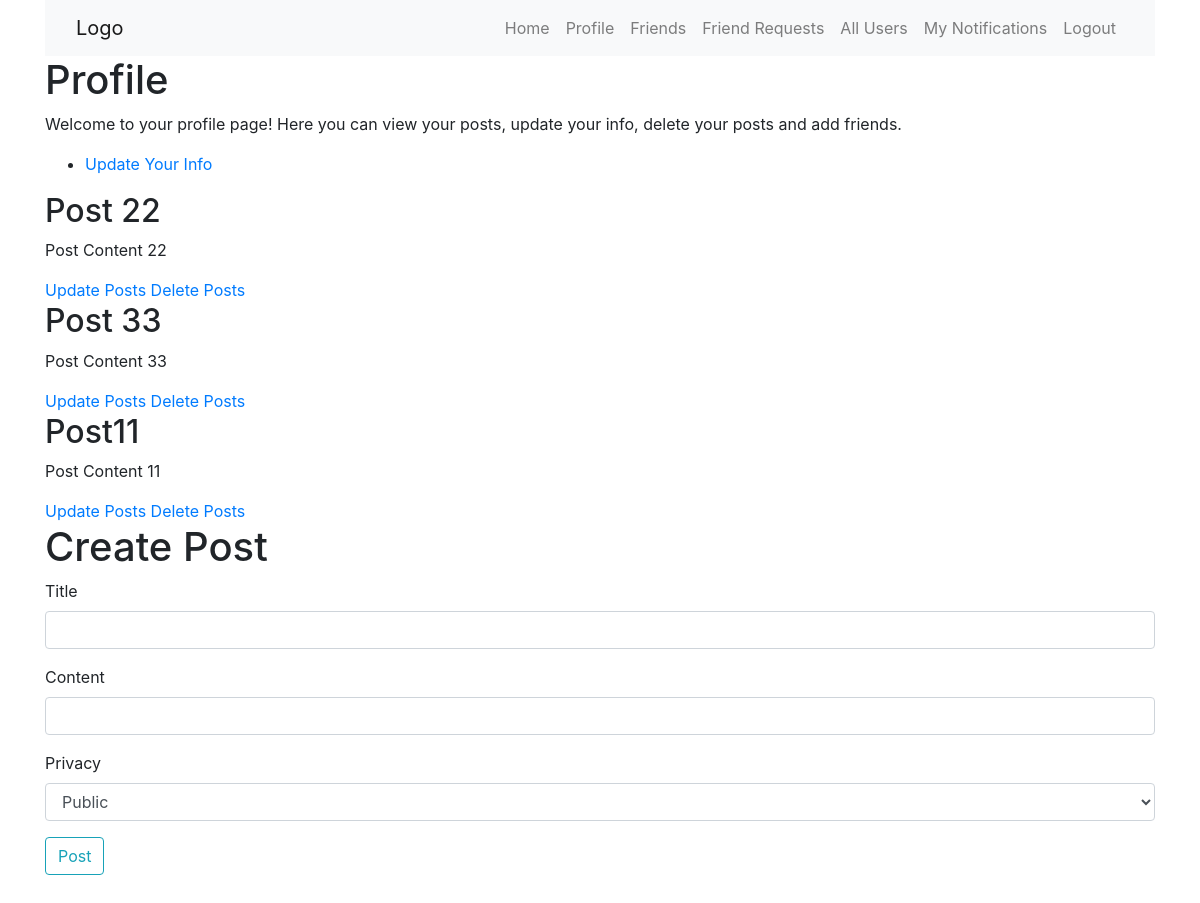
The page /profile (signed in) on the database its author committed.
### socialMedia/models.py (models this page shows)
class Post(db.Model):
    __tablename__ = 'post'
    id = db.Column(db.Integer, primary_key=True)
    user_id = db.Column(db.Integer, db.ForeignKey('user.id'))
    title = db.Column(db.String(120),nullable = False)
    content = db.Column(db.Text,nullable = False)
    privacy = db.Column(db.String(30),nullable = False)
    post_date = db.Column(db.DateTime, default=datetime.now())

### socialMedia/routes.py (the view)
@app.route('/profile')
def profile():
    all_myPosts = Post.query.filter_by(user_id=current_user.id).order_by(Post.post_date.desc())
    return render_template('profile.html',title='Posts',posts=all_myPosts, form=PostForm())

### socialMedia/forms.py
class PostForm(FlaskForm):
    title = StringField(
        'Title',
        validators=[
                    DataRequired(),
                    Length(min=3, max=20)
                   ]
    )
    content = StringField(
        'Content',
        validators=[
                    DataRequired(),
                    Length(min=3, max=20)
                   ]
    )
    privacy = SelectField(
		'Privacy',
        validators=[
                    DataRequired(),
                   ],
        choices=[('1','Public'),('2','Friends Only'),('3','Only Me')]
	)
    submit = SubmitField(
        'Post',
    )

### socialMedia/models.py (called while the page is built)
@login_manager.user_loader
def load_user(user_id):
	return User.query.get(int(user_id))

### socialMedia/templates/profile.html (shortened to what this page needs)
{%  extends 'layout.html' %}
{% block content %}
<h1>Profile</h1>
<p>Welcome to your profile page! Here you can view your posts, update your info, delete your posts and add friends.</p>
<ul>
    <li><a href="/update">Update Your Info</a></li>
</ul>
{% for post in posts %}
    <h2>{{ post.title }}</h2>
    <p>{{ post.content }}</p>
	<a href="/posts/update/{{post.id}}">Update Posts</a>
    <a href="/posts/delete/{{post.id}}">Delete Posts</a>
{% endfor %}
<h1>Create Post</h1>
<div>
	<form action="/create_post" method="POST">
		<fieldset class="form-group">
			<div class="form-group">
				{{ form.title.label(class="form-control-label") }}
				{% if form.title.errors %}
					{{ form.title(class="form-control is-invalid") }}
					<div class="invalid-feedback">
						{% for error in form.title.errors %}
							<span>{{ error }}</span>
						{% endfor %}
					</div>
				{% else %}
					{{ form.title(class="form-control") }}
				{% endif %}
			</div>
			<div class="form-group">
				{{ form.content.label(class="form-control-label") }}
				{% if form.content.errors %}
					{{ form.content(class="form-control is-invalid") }}
					<div class="invalid-feedback">
						{% for error in form.content.errors %}
							<span>{{ error }}</span>
						{% endfor %}
					</div>
				{% else %}
					{{ form.content(class="form-control") }}
				{% endif %}
			</div>
			<div class="form-group">
				{{ form.privacy.label(class="form-control-label") }}
				{% if form.privacy.errors %}
					{{ form.privacy(class="form-control is-invalid") }}
					<div class="invalid-feedback">
						{% for error in form.privacy.errors %}
							<span>{{ error }}</span>
						{% endfor %}
					</div>
				{% else %}
					{{ form.privacy(class="form-control") }}
				{% endif %}
			</div>
			<div class="form-group">
				{{ form.submit(class="btn btn-outline-info") }}
			</div>
		</fieldset>
	</form>
</div>
{% endblock %}

### rows shown on the page
Post: title "Post 22", content "Post Content 22"
Post: title "Post 33", content "Post Content 33"
Post: title "Post11", content "Post Content 11"
